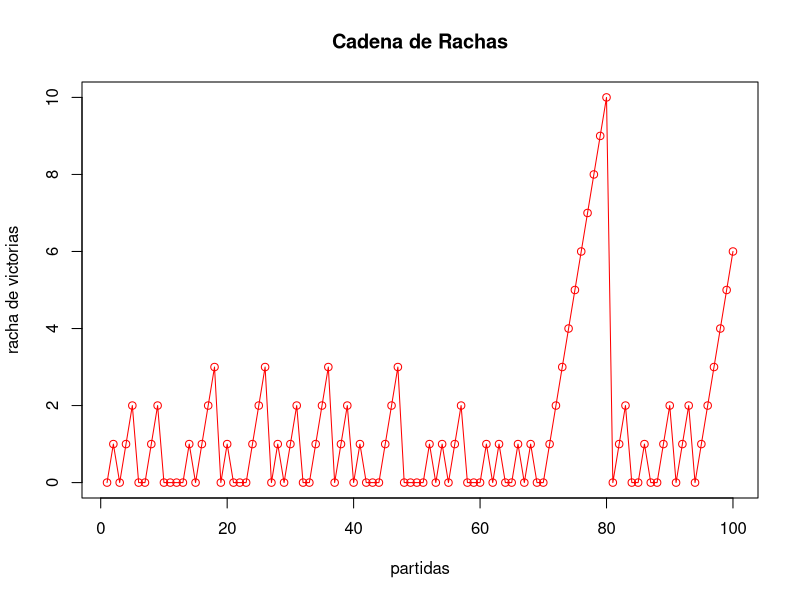

The R script that drew this image:
H <- function(x, y) {
    if (y == 0)
        return(0)
    else
        return(x + 1)
}

StreakMarkovChain <- function(x0, p, n) {
    markov.chain <- c(x0)
    for (i in 2:n)
        markov.chain[i] <- H(markov.chain[i-1], rbinom(1, 1, p))
    return(markov.chain)
}

example <- StreakMarkovChain(0, 53/97, 100)

plot(example, type="o", col="red", main="Cadena de Rachas",
     xlab="partidas", ylab="racha de victorias")
